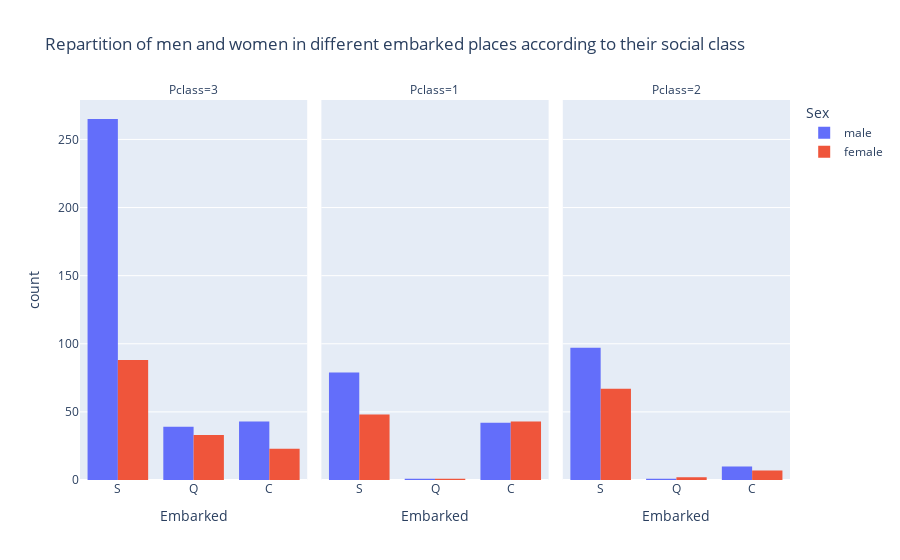

The notebook cell saved with this chart:
### Code cell
fig = px.histogram(train, x = "Embarked", color = "Sex", barmode = "group", facet_col = "Pclass",
                  title="Repartition of men and women in different embarked places according to their social class")
fig.show()

### Figure 1 — Plotly figure (JSON) as saved in the notebook; plotly's stock layout.template omitted (floating-point values rounded to 4 significant figures; data arrays with more than 128 entries replaced by an {"elided": "..."} marker saying what was removed)
{"data": [{"alignmentgroup": "True", "bingroup": "x", "hovertemplate": "Sex=male<br>Pclass=3<br>Embarked=%{x}<br>count=%{y}<extra></extra>", "legendgroup": "male", "marker": {"color": "#636efa", "pattern": {"shape": ""}}, "name": "male", "offsetgroup": "male", "orientation": "v", "showlegend": true, "type": "histogram", "x": {"elided": "347 str values"}, "xaxis": "x", "yaxis": "y"}, {"alignmentgroup": "True", "bingroup": "x", "hovertemplate": "Sex=male<br>Pclass=1<br>Embarked=%{x}<br>count=%{y}<extra></extra>", "legendgroup": "male", "marker": {"color": "#636efa", "pattern": {"shape": ""}}, "name": "male", "offsetgroup": "male", "orientation": "v", "showlegend": false, "type": "histogram", "x": ["S", "S", "S", "C", "C", "S", "C", "S", "S", "C", "S", "S", "C", "C", "S", "S", "C", "S", "S", "C", "C", "S", "S", "C", "S", "S", "C", "S", "Q", "S", "S", "S", "S", "S", "C", "S", "C", "S", "S", "S", "S", "S", "S", "S", "C", "C", "C", "S", "S", "S", "S", "S", "S", "S", "C", "C", "S", "S", "S", "S", "S", "C", "C", "S", "C", "C", "S", "S", "S", "S", "S", "C", "S", "C", "S", "C", "S", "C", "C", "C", "S", "C", "S", "S", "S", "S", "C", "S", "C", "C", "C", "S", "S", "S", "C", "C", "S", "S", "C", "S", "S", "S", "S", "S", "C", "S", "S", "S", "S", "C", "S", "C", "C", "S", "S", "S", "S", "C", "S", "S", "S", "C"], "xaxis": "x2", "yaxis": "y2"}, {"alignmentgroup": "True", "bingroup": "x", "hovertemplate": "Sex=male<br>Pclass=2<br>Embarked=%{x}<br>count=%{y}<extra></extra>", "legendgroup": "male", "marker": {"color": "#636efa", "pattern": {"shape": ""}}, "name": "male", "offsetgroup": "male", "orientation": "v", "showlegend": false, "type": "histogram", "x": ["S", "S", "S", "S", "S", "S", "S", "S", "S", "S", "C", "S", "C", "S", "S", "S", "S", "S", "S", "C", "S", "S", "S", "S", "S", "S", "S", "S", "S", "S", "S", "S", "S", "S", "S", "S", "S", "S", "S", "C", "C", "S", "S", "S", "S", "S", "S", "C", "S", "S", "S", "S", "S", "S", "S", "S", "S", "S", "S", "S", "S", "S", "S", "C", "S", "S", "S", "S", "S", "S", "S", "S", "Q", "S", "S", "S", "S", "S", "S", "S", "S", "S", "C", "S", "S", "S", "S", "S", "S", "S", "S", "S", "S", "S", "S", "S", "S", "S", "S", "C", "C", "S", "S", "S", "S", "S", "S", "S"], "xaxis": "x3", "yaxis": "y3"}, {"alignmentgroup": "True", "bingroup": "x", "hovertemplate": "Sex=female<br>Pclass=3<br>Embarked=%{x}<br>count=%{y}<extra></extra>", "legendgroup": "female", "marker": {"color": "#EF553B", "pattern": {"shape": ""}}, "name": "female", "offsetgroup": "female", "orientation": "v", "showlegend": true, "type": "histogram", "x": {"elided": "144 str values"}, "xaxis": "x", "yaxis": "y"}, {"alignmentgroup": "True", "bingroup": "x", "hovertemplate": "Sex=female<br>Pclass=1<br>Embarked=%{x}<br>count=%{y}<extra></extra>", "legendgroup": "female", "marker": {"color": "#EF553B", "pattern": {"shape": ""}}, "name": "female", "offsetgroup": "female", "orientation": "v", "showlegend": false, "type": "histogram", "x": ["C", "S", "S", "C", "C", null, "S", "S", "S", "S", "C", "C", "C", "C", "C", "S", "C", "S", "C", "S", "S", "S", "S", "C", "S", "C", "C", "C", "C", "C", "C", "S", "C", "C", "C", "S", "C", "S", "S", "C", "C", "C", "C", "S", "C", "Q", "S", "S", "S", "C", "S", "S", "C", "S", "C", "C", "C", "S", "C", "S", "S", "S", "C", "S", "C", "S", "S", "C", "S", "S", "C", "S", "C", "C", "S", "C", "S", "S", "S", "S", "S", "S", "S", "S", null, "C", "C", "C", "S", "S", "S", "S", "C", "S"], "xaxis": "x2", "yaxis": "y2"}, {"alignmentgroup": "True", "bingroup": "x", "hovertemplate": "Sex=female<br>Pclass=2<br>Embarked=%{x}<br>count=%{y}<extra></extra>", "legendgroup": "female", "marker": {"color": "#EF553B", "pattern": {"shape": ""}}, "name": "female", "offsetgroup": "female", "orientation": "v", "showlegend": false, "type": "histogram", "x": ["C", "S", "S", "C", "S", "S", "S", "S", "S", "S", "S", "S", "S", "S", "S", "S", "S", "S", "S", "S", "Q", "S", "S", "Q", "S", "S", "S", "S", "S", "S", "C", "S", "S", "S", "S", "S", "S", "S", "S", "S", "S", "S", "S", "C", "S", "S", "S", "S", "S", "S", "S", "S", "S", "S", "S", "C", "S", "S", "S", "S", "S", "S", "S", "S", "S", "S", "S", "S", "S", "S", "S", "S", "S", "C", "C", "S"], "xaxis": "x3", "yaxis": "y3"}], "layout": {"annotations": [{"font": {}, "showarrow": false, "text": "Pclass=3", "x": 0.16, "xanchor": "center", "xref": "paper", "y": 1, "yanchor": "bottom", "yref": "paper"}, {"font": {}, "showarrow": false, "text": "Pclass=1", "x": 0.5, "xanchor": "center", "xref": "paper", "y": 1, "yanchor": "bottom", "yref": "paper"}, {"font": {}, "showarrow": false, "text": "Pclass=2", "x": 0.84, "xanchor": "center", "xref": "paper", "y": 1, "yanchor": "bottom", "yref": "paper"}], "autosize": true, "barmode": "group", "legend": {"title": {"text": "Sex"}, "tracegroupgap": 0}, "title": {"text": "Repartition of men and women in different embarked places according to their social class"}, "xaxis": {"anchor": "y", "autorange": true, "domain": [0, 0.32], "range": [-0.5, 2.5], "title": {"text": "Embarked"}, "type": "category"}, "xaxis2": {"anchor": "y2", "autorange": true, "domain": [0.34, 0.66], "matches": "x", "range": [-0.5, 2.5], "title": {"text": "Embarked"}, "type": "category"}, "xaxis3": {"anchor": "y3", "autorange": true, "domain": [0.68, 1.0], "matches": "x", "range": [-0.5, 2.5], "title": {"text": "Embarked"}, "type": "category"}, "yaxis": {"anchor": "x", "autorange": true, "domain": [0, 1], "range": [0, 278.9], "title": {"text": "count"}}, "yaxis2": {"anchor": "x2", "autorange": true, "domain": [0, 1], "matches": "y", "range": [0, 278.9], "showticklabels": false}, "yaxis3": {"anchor": "x3", "autorange": true, "domain": [0, 1], "matches": "y", "range": [0, 278.9], "showticklabels": false}}}
